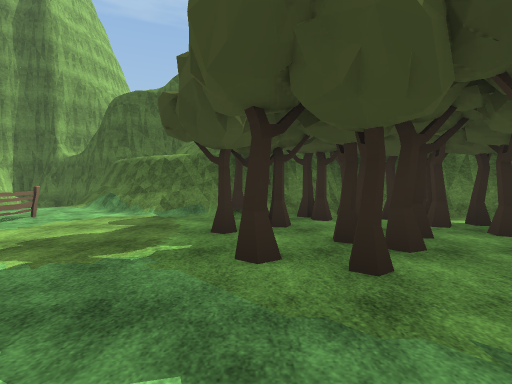
[1] (above)

24 first-person views from a walk through a scene from a Unity 3-D project. The camera is 1.4 m above the floor, tilts 2° down and sees 85° across. The floor is counted in squares, 2 m on a side. Each view is taken from the middle of a square. On the plan, view 1 faces up. The plan holds only what a view shows up to about 9 squares ahead; the rest is blank. The place goes on beyond the plan. Some animated figures are not drawn. Some surface patterns are stand-ins.

[2]
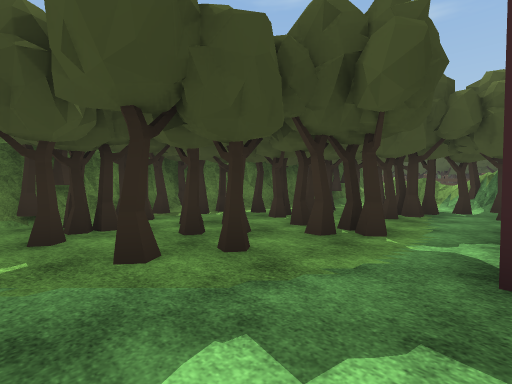

[3]
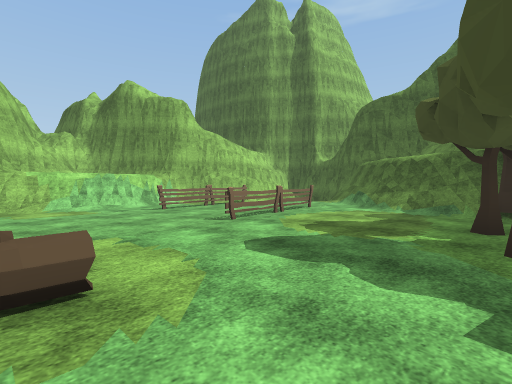

[4]
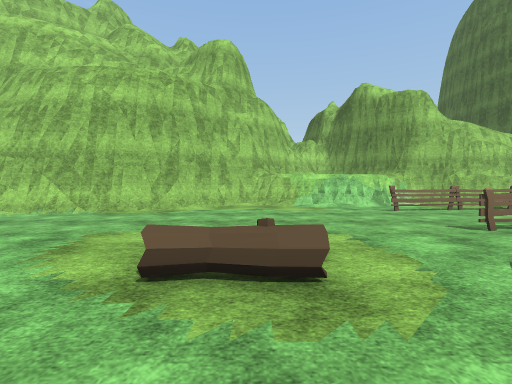

[5]
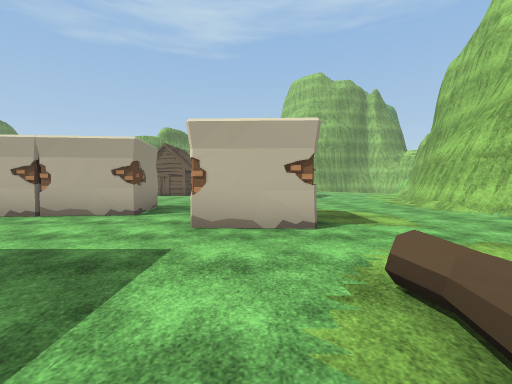

[6]
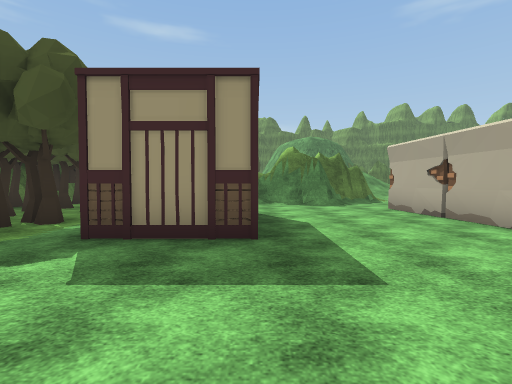

[7]
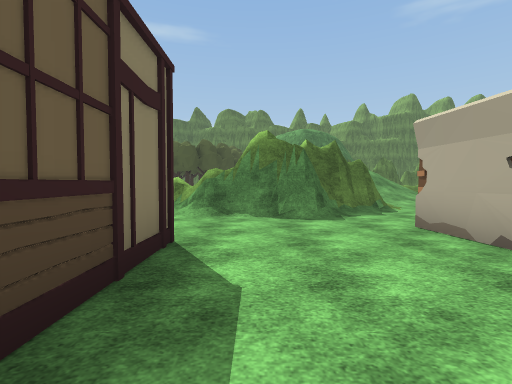

[8]
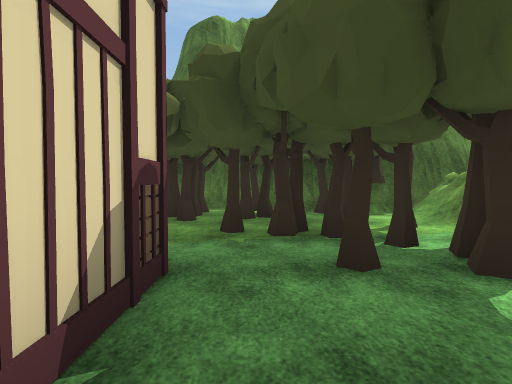

[9]
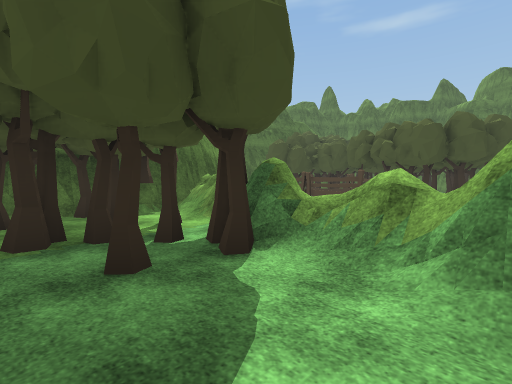

[10]
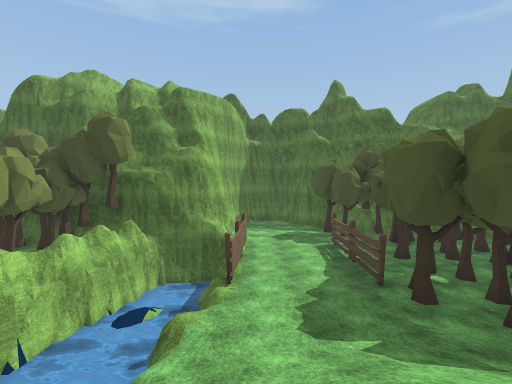

[11]
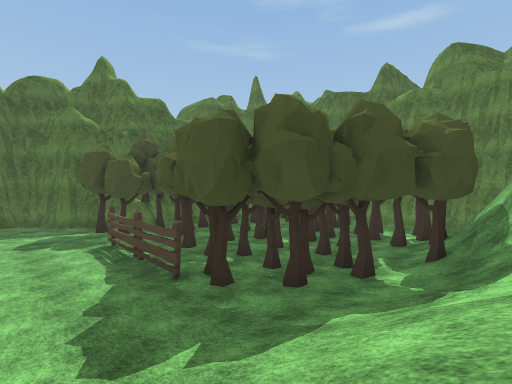

[12]
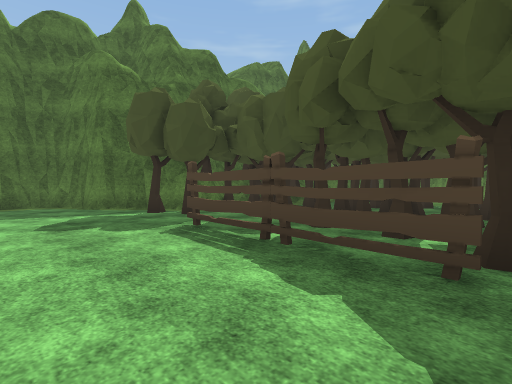

[13]
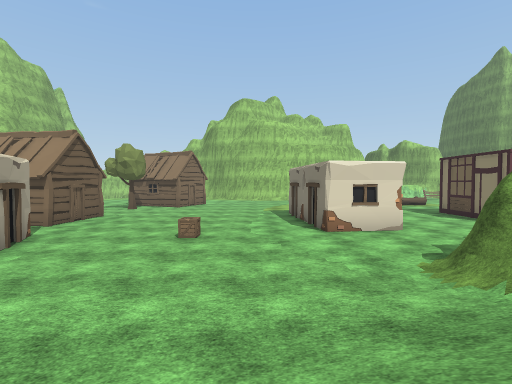

[14]
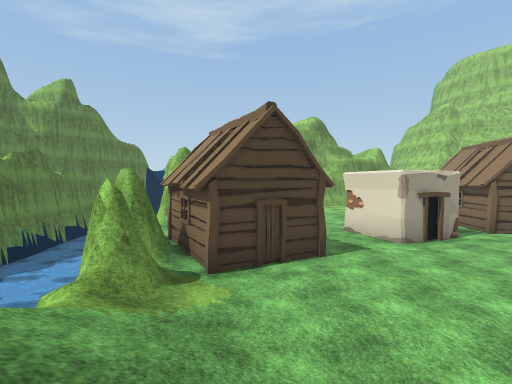

[15]
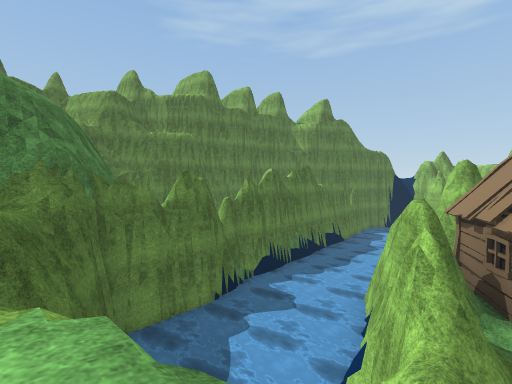

[16]
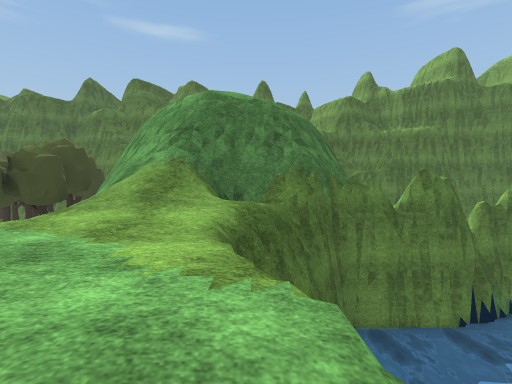

[17]
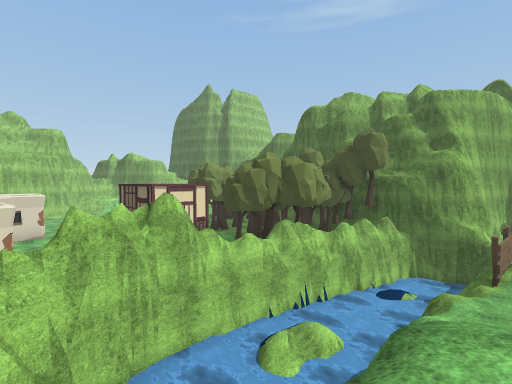

[18]
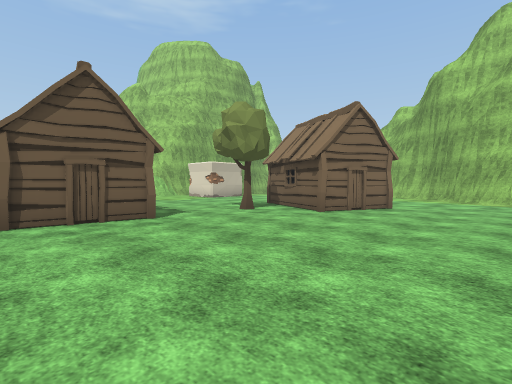

[19]
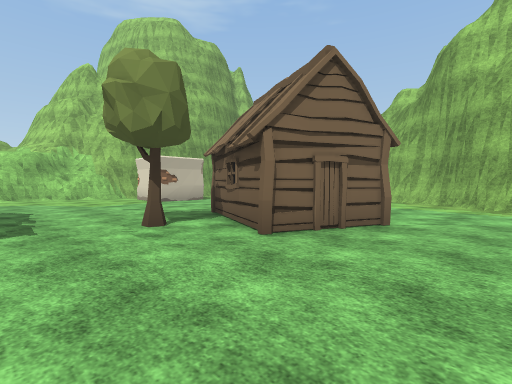

[20]
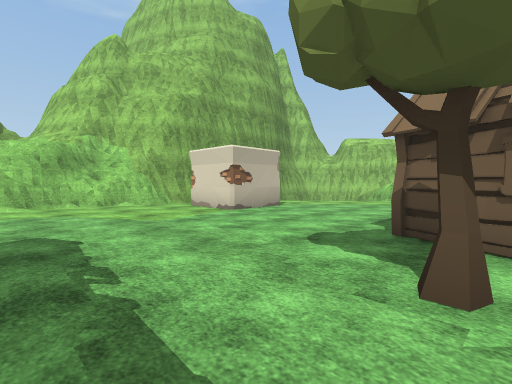

[21]
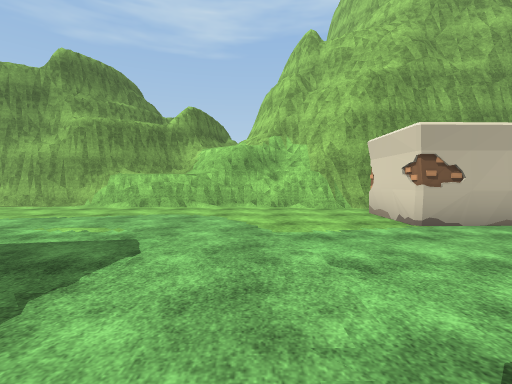

[22]
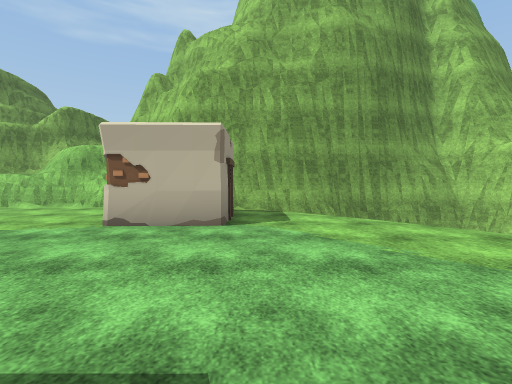

[23]
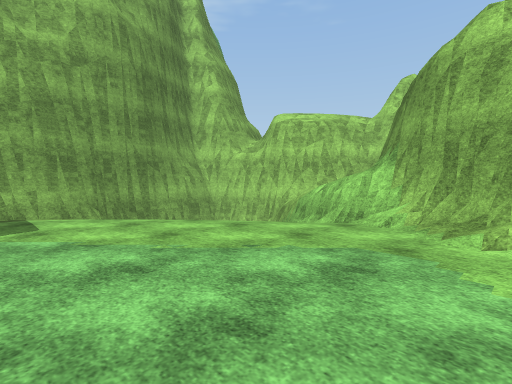

[24]
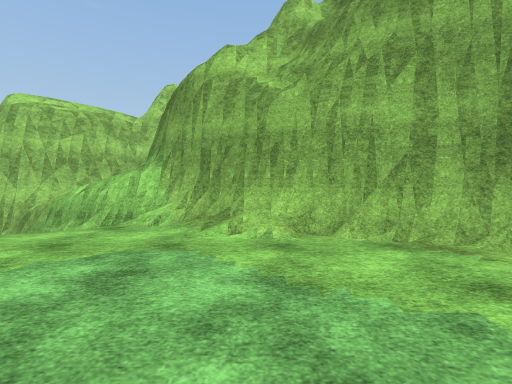

### Floor plan
Key: @ floor where view 1 was taken; # wall or solid block; . main floor; : floor 0.25 m higher than the main floor; + floor 2.75 m higher than the main floor; / step, stairs or slope; = window, fence, low wall or low ledge; ≈ water the walk keeps out of; ^ raised ledge; v drop or lower ground; T tree; F fence; L log; C crate; H hut; O other object.
Columns run from 12 left of view 1 to 21 right of it. Each row starts with its distance up from view 1.
 11                          ###
 10                          ..#
  9      ^ ##                ..###
  8      ^ /##               ....#TT
  7       ../#######         ...T#TO
  6     #.....=#TTT###       ...T.TOO
  5    ##F..F...TT.TTTTT#####..O..TT.O
  4     #F..F...T.TTTT#TT#≈≈≈..O..TTTO
  3     #F..F...TTTTTTTT=#≈≈v..O.TTTTO
  2    ##........TTT.TTT=^≈≈O..O.T.TTO
  1    ##..............TT≈≈≈v..OTT.TTT
  0    #........@.###.TT#≈≈≈v....TTT.T
 -1    #....  L...###../=≈≈≈//////T::T
 -2    ##.........###..##≈≈≈v//////TT#
 -3     #..............##≈≈  ///// ###
 -4     ##.............##≈  v/ //=#
 -5      #....  O.......#≈  v++//=#
 -6      ##...   .O##O..##   ++//##
 -7       #...   .####.../////vv/##
 -8       #...   .........///v  vv#
 -9      ##...............///≈  vv##
-10      #............C..../##≈≈vvv
-11     ##..................H#≈≈≈vv
-12    ##....HH...........HHH##≈≈≈vv
-13    #...    H........... HH#≈≈≈≈#
-14    #...  HH.T..H..###.  HH#≈≈≈≈
-15   ##....  H....H H  O.   ##≈≈≈≈
-16   #............H    ..      ≈≈≈#
-17   #............HH
-18  ##.............
-19  ^//.............
-20 ##  /...##........
-21  #   /..O#.........
-22  #//////............
-23  ################...
-24                 #####

Where each view was taken, in squares from view 1:
view 1: 0 up, 0 right, facing up
view 2: 0 up, 1 left, facing up-right
view 3: 1 down, 0 right, facing up-left
view 4: 1 down, 0 right, facing left
view 5: 0 up, 1 left, facing down
view 6: 2 down, 2 left, facing right
view 7: 3 down, 1 right, facing right
view 8: 2 down, 5 right, facing up
view 9: 2 down, 5 right, facing up-right
view 10: 4 down, 13 right, facing up
view 11: 3 down, 13 right, facing up-right
view 12: 1 up, 13 right, facing up-right
view 13: 9 down, 12 right, facing left
view 14: 7 down, 11 right, facing down
view 15: 7 down, 12 right, facing down-right
view 16: 7 down, 12 right, facing right
view 17: 6 down, 13 right, facing up-left
view 18: 9 down, 5 right, facing down-left
view 19: 10 down, 2 right, facing down-left
view 20: 14 down, 2 right, facing down-left
view 21: 15 down, 0 right, facing down
view 22: 15 down, 5 left, facing down
view 23: 15 down, 5 left, facing down-left
view 24: 15 down, 5 left, facing left
